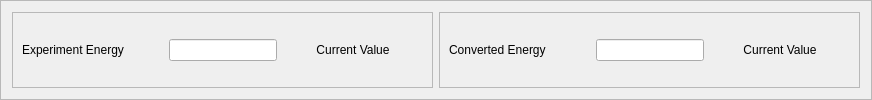
        <widget class="QFrame" name="frame_11">
         <property name="frameShape">
          <enum>QFrame::StyledPanel</enum>
         </property>
         <property name="frameShadow">
          <enum>QFrame::Raised</enum>
         </property>
         <layout class="QHBoxLayout" name="horizontalLayout_12" stretch="1,1">
          <item>
           <widget class="QFrame" name="frame_12">
            <property name="frameShape">
             <enum>QFrame::StyledPanel</enum>
            </property>
            <property name="frameShadow">
             <enum>QFrame::Raised</enum>
            </property>
            <layout class="QHBoxLayout" name="horizontalLayout_13">
             <item>
              <widget class="QLabel" name="label_10">
               <property name="sizePolicy">
                <sizepolicy hsizetype="Fixed" vsizetype="Preferred">
                 <horstretch>0</horstretch>
                 <verstretch>0</verstretch>
                </sizepolicy>
               </property>
               <property name="minimumSize">
                <size>
                 <width>141</width>
                 <height>0</height>
                </size>
               </property>
               <property name="maximumSize">
                <size>
                 <width>141</width>
                 <height>16777215</height>
                </size>
               </property>
               <property name="text">
                <string>Experiment Energy</string>
               </property>
              </widget>
             </item>
             <item>
              <widget class="QLineEdit" name="LE_experiment_energy"/>
             </item>
             <item>
              <widget class="QLabel" name="L_experiment_energy">
               <property name="sizePolicy">
                <sizepolicy hsizetype="Fixed" vsizetype="Preferred">
                 <horstretch>0</horstretch>
                 <verstretch>0</verstretch>
                </sizepolicy>
               </property>
               <property name="minimumSize">
                <size>
                 <width>140</width>
                 <height>0</height>
                </size>
               </property>
               <property name="maximumSize">
                <size>
                 <width>140</width>
                 <height>16777215</height>
                </size>
               </property>
               <property name="text">
                <string>Current Value</string>
               </property>
               <property name="alignment">
                <set>Qt::AlignCenter</set>
               </property>
              </widget>
             </item>
            </layout>
           </widget>
          </item>
          <item>
           <widget class="QFrame" name="frame_13">
            <property name="frameShape">
             <enum>QFrame::StyledPanel</enum>
            </property>
            <property name="frameShadow">
             <enum>QFrame::Raised</enum>
            </property>
            <layout class="QHBoxLayout" name="horizontalLayout_14">
             <item>
              <widget class="QLabel" name="label_13">
               <property name="sizePolicy">
                <sizepolicy hsizetype="Fixed" vsizetype="Preferred">
                 <horstretch>0</horstretch>
                 <verstretch>0</verstretch>
                </sizepolicy>
               </property>
               <property name="minimumSize">
                <size>
                 <width>141</width>
                 <height>0</height>
                </size>
               </property>
               <property name="maximumSize">
                <size>
                 <width>141</width>
                 <height>16777215</height>
                </size>
               </property>
               <property name="text">
                <string>Converted Energy</string>
               </property>
              </widget>
             </item>
             <item>
              <widget class="QLineEdit" name="LE_converted_energy"/>
             </item>
             <item>
              <widget class="QLabel" name="L_converted_energy">
               <property name="sizePolicy">
                <sizepolicy hsizetype="Fixed" vsizetype="Preferred">
                 <horstretch>0</horstretch>
                 <verstretch>0</verstretch>
                </sizepolicy>
               </property>
               <property name="minimumSize">
                <size>
                 <width>140</width>
                 <height>0</height>
                </size>
               </property>
               <property name="maximumSize">
                <size>
                 <width>140</width>
                 <height>16777215</height>
                </size>
               </property>
               <property name="text">
                <string>Current Value</string>
               </property>
               <property name="alignment">
                <set>Qt::AlignCenter</set>
               </property>
              </widget>
             </item>
            </layout>
           </widget>
          </item>
         </layout>
        </widget>
